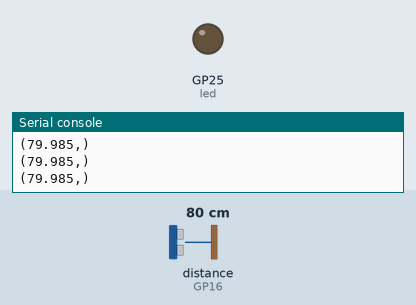
Bench run of a program on a simulated Raspberry Pi Pico running CircuitPython. Parts: output pins drawn as LEDs (lit = HIGH), the last lines printed to the serial console. The inputs (shaded band) are chosen by the test bench; at power-on: distance to the obstacle (sensor on GP16) 80 cm. The echo pulse lasts 58.3 µs per cm.

Above: at 1.2 s.
1.3 s: distance to the obstacle (sensor on GP16) set to 12 cm
2.8 s: distance to the obstacle (sensor on GP16) set to 9 cm
At 3.5 s:
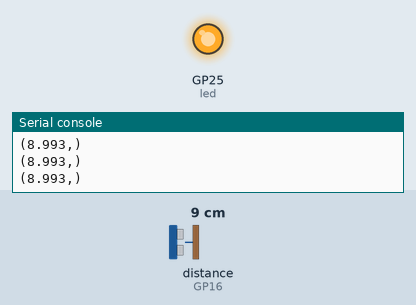
4.3 s: distance to the obstacle (sensor on GP16) set to 18 cm
At 4.7 s:
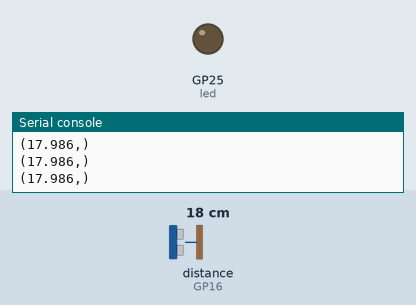
5.8 s: distance to the obstacle (sensor on GP16) set to 2 cm
At 6.5 s:
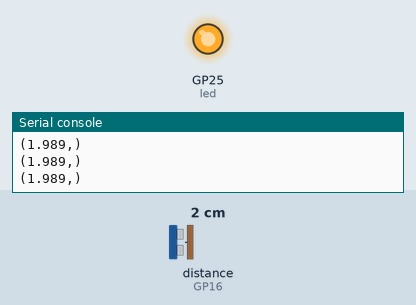
Timing chart, 0 to 8.3 s (numbered marks = the images above; inputs shaded):
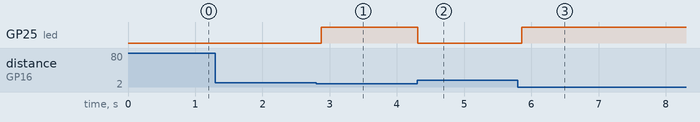

The program:

ultrasonic_distance.py
```python
"""
Modified from code found here:
https://learn.adafruit.com/ultrasonic-sonar-distance-sensors/python-circuitpython
For usage on RPi Pico @JeremySCook 12/28/2022

Builtin LED goes high when distance is under 10 cm
Works with VBUS or VSYS ~5VDC on Raspberry Pi Pico
"""

import time
import board
import adafruit_hcsr04
import digitalio

sonar = adafruit_hcsr04.HCSR04(trigger_pin=board.GP17, echo_pin=board.GP16)
led = digitalio.DigitalInOut(board.LED)
led.direction = digitalio.Direction.OUTPUT

while True:
    try:
        print((sonar.distance,))
        if sonar.distance < 10:
            led.value = 1
        else:
            led.value = 0
    except RuntimeError:
        print("Retrying!")
    time.sleep(0.1)
```

Measured:
- the behaviour switches between 11 and 10 cm on distance to the obstacle (sensor on GP16) (found by bisection; images 0 and 1)
- after the input at 2.8 s, GP25 (led): LOW → HIGH after 0.07 s
- after the input at 4.3 s, GP25 (led): HIGH → LOW at once
- after the input at 5.8 s, GP25 (led): LOW → HIGH after 0.06 s
